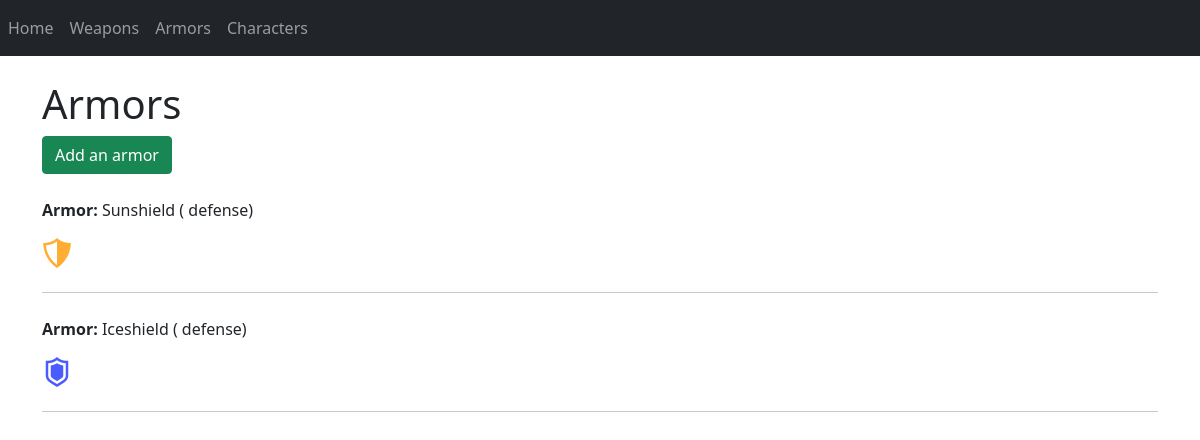
Page /game/armors/ on the committed database.
### game/models.py (models this page shows, shortened)
class Armor(models.Model):
    name = models.CharField(max_length=200)
    defense = models.IntegerField()
    icon_path = models.CharField(max_length=255)

### game/views.py (the view)
# urls.py: path('armors/', views.armors, name='armors-index'),
def armors(request):
    armors = Armor.objects.all()
    return render(request, 'armors/index.html', {'armors': armors})

### game/templates/armors/index.html
{% include 'layout/header.html' %}
<body>
    {% load static %}
    {% include 'layout/navbar.html' %}
    <div class="container">
        <h1 class="mt-4">Armors</h1>
        <a class="btn btn-success" href="{% url 'game:armors-create' %}" role="button">Add an armor</a>
        {% for armor in armors %}
        <div class="my-4">
            <div class="my-2">
                <p><strong>Armor:</strong> {{armor.name}} ({{armor.damage}} defense)</p>
                <img src="{% static 'game/armors/' %}{{armor.icon_path}}" width="30" height="30">
            </div>
        </div>
        <hr/>
        {% endfor %}
    </div>
</body>
</html>

### rows in the picture
Armor: name "Sunshield", icon_path (picture)
Armor: name "Iceshield", icon_path (picture)
